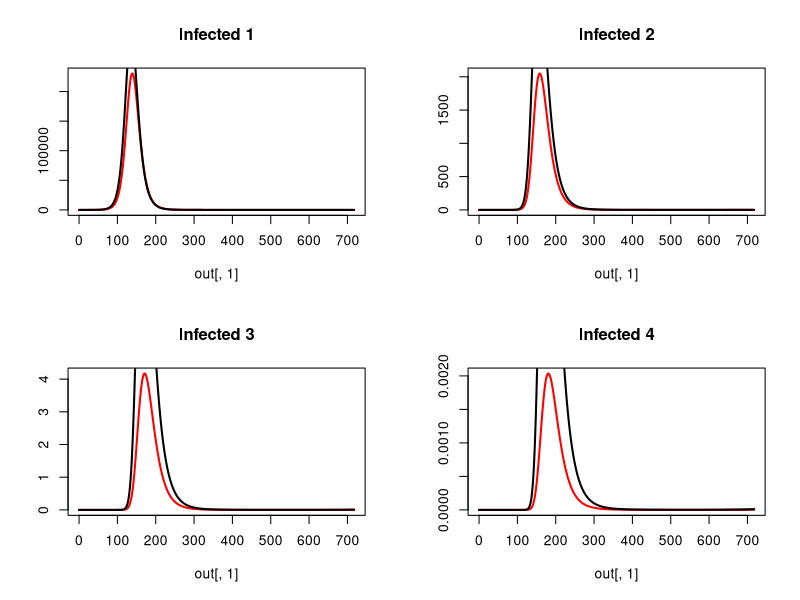

The R script that drew this image:
############################
#CRC info
############################
args = commandArgs(TRUE)
input = as.numeric(args[1])
vac.vec = seq(from = 0, to = 2, by = .1)
vac = c(rep(0,8), vac.vec[input], rep(0,19))

library(deSolve)

############################
#Initial condidtions and parameters
############################
percentage_vec <- c(rep(1.8,5), rep(1.8,5), rep(1.84,5), rep(1.86,5),
                    17.2, 15, 12.7, 8.8, 5.5, 2.8, 1.3, 0.2)
percentage_vec <- percentage_vec / 100
initial_conditions <- as.data.frame(matrix(NA, nrow = 28*4, ncol = 3))
initial_conditions[,2] <- rep(1:28,4)
for(i in 1:4){
  x <- i - 1
  initial_conditions[x*(28) + (1:28),1] <- rep(i,28)
}
initial_conditions[,3] <- rep(percentage_vec,4)

susceptible_init_h <- cbind(initial_conditions[,1], initial_conditions[,2], rep(NA, 112))
susceptible_init_h[,3] <- c(initial_conditions[1:28,3] * 6 *10^6, initial_conditions[29:56,3] * 0, 
                            initial_conditions[57:84,3] * 0, initial_conditions[85:112,3] * 0)
susceptible_init_l <- cbind(initial_conditions[,1], initial_conditions[,2], rep(NA, 112))
susceptible_init_l[,3] <- c(initial_conditions[1:28,3] * 6 *10^6, initial_conditions[29:56,3] * 0, 
                            initial_conditions[57:84,3] * 0, initial_conditions[85:112,3] * 0)

infected_init_h <- cbind(initial_conditions[,1], initial_conditions[,2], rep(NA, 112))
infected_init_h[,3] <- c(initial_conditions[1:28,3] * 1, initial_conditions[29:56,3] * 0, 
                         initial_conditions[57:84,3] * 0, initial_conditions[85:112,3] * 0)
infected_init_l <- cbind(initial_conditions[,1], initial_conditions[,2], rep(NA, 112))
infected_init_l[,3] <- c(initial_conditions[1:28,3] * 1, initial_conditions[29:56,3] * 0, 
                         initial_conditions[57:84,3] * 0, initial_conditions[85:112,3] * 0)

recovered_init_h <- cbind(initial_conditions[,1], initial_conditions[,2], rep(NA, 112))
recovered_init_h[,3] <- c(initial_conditions[1:28,3] * 0, initial_conditions[29:56,3] * 0, 
                          initial_conditions[57:84,3] * 0, initial_conditions[85:112,3] * 0)
recovered_init_l <- cbind(initial_conditions[,1], initial_conditions[,2], rep(NA, 112))
recovered_init_l[,3] <- c(initial_conditions[1:28,3] * 0, initial_conditions[29:56,3] * 0, 
                          initial_conditions[57:84,3] * 0, initial_conditions[85:112,3] * 0)


susceptible_h <- function(exposure){
  x <- exposure - 1
  susceptible <- c(susceptible_init_h[(x * 28) + 1:28,3])
}
susceptible_total_h <- sum(susceptible_h(1) + susceptible_h(2) + susceptible_h(3) + susceptible_h(4))
susceptible_l <- function(exposure){
  x <- exposure - 1
  susceptible <- c(susceptible_init_l[(x * 28) + 1:28,3])
}
susceptible_total_l <- sum(susceptible_l(1) + susceptible_l(2) + susceptible_l(3) + susceptible_l(4))

infected_h <- function(exposure){
  x <- exposure - 1
  infected <- c(infected_init_h[(x * 28) + 1:28,3])
} 
infected_total_h <- sum(infected_h(1) + infected_h(2) + infected_h(3) + infected_h(4))
infected_l <- function(exposure){
  x <- exposure - 1
  infected <- c(infected_init_l[(x * 28) + 1:28,3])
} 
infected_total_l <- sum(infected_l(1) + infected_l(2) + infected_l(3) + infected_l(4))

recovered_h <- function(exposure){
  x <- exposure - 1
  recovered <- c(recovered_init_h[(x * 28) + 1:28,3])
} 
recovered_total_h <- sum(recovered_h(1) + recovered_h(2) + recovered_h(3) + recovered_h(4))
recovered_l <- function(exposure){
  x <- exposure - 1
  recovered <- c(recovered_init_l[(x * 28) + 1:28,3])
} 
recovered_total_l <- sum(recovered_l(1) + recovered_l(2) + recovered_l(3) + recovered_l(4))

population_h <- sum(susceptible_total_h + infected_total_h + recovered_total_h)
population_l <- sum(susceptible_total_l + infected_total_l + recovered_total_l)


native <- c(rep(1, 7), rep(0.86, 9), rep(0.842, 4), 0.814, 0.7676, 0.7784, rep(0.809, 5))

parms <- c(beta_h = 0.3447,
           beta_l = 0.4529,
           gamma = 1/4,
           sigma = 1/(365 * 1.2),
           mu = 19 / (1000 * 365),
           delta = c((0.013 / 365), rep(0.001 / 365, 4), rep(0, 10), rep(0.001, 5), 
                     0.002 / 365, 0.0025 / 365, 
                     0.004 / 365, 0.0085 / 365,
                     0.0175 / 365, 0.0425 / 365,
                     0.114 / 365, 0.151 / 365),
           age_window = c(rep(1, 21), rep(10, 7)),
           native = c(rep(1, 7), rep(0.86, 9), rep(0.842, 4), 0.814, 0.7676, 0.7784, rep(0.809, 5)),
           travel <- 1 - native,
           vac_h = vac,
           vac_l = vac)

############################
#MODEL
############################
model <- function(t, y, parms){
  
  beta_h <- parms[1]
  beta_l <- parms[2]
  gamma <- parms[3]
  sigma <- parms[4]
  mu <- parms[5]
  delta <- parms[6:33]
  age_window <- parms[34:61]
  native <- parms[62:89]
  travel <- parms[90:117]
  vac_h <- ifelse(t>(365*30), parms[118:145], rep(0,28))
  vac_l <- ifelse(t>(365*30), parms[146:173], rep(0,28))
  
  
  S1_h <- y[1:28]
  I1_h <- y[29:56]
  R1_h <- y[57:84]
  S2_h <- y[85:112]
  I2_h <- y[113:140]
  R2_h <- y[141:168]
  S3_h <- y[169:196]
  I3_h <- y[197:224]
  R3_h <- y[225:252]
  S4_h <- y[253:280]
  I4_h <- y[281:308]
  R4_h <- y[309:336]
  
  S1_l <- y[337:364]
  I1_l <- y[365:392]
  R1_l <- y[393:420]
  S2_l <- y[421:448]
  I2_l <- y[449:476]
  R2_l <- y[477:504]
  S3_l <- y[505:532]
  I3_l <- y[533:560]
  R3_l <- y[561:588]
  S4_l <- y[589:616]
  I4_l <- y[617:644]
  R4_l <- y[645:672]
  
  FOI <- y[673]
  FOI_h <- y[674]
  FOI_l <- y[675]
  
  infected_total_h <- sum(sum(I1_h), sum(I2_h), sum(I3_h), sum(I4_h))
  population_h <- y[1:336]
  pop_h <- sum(population_h)
  infected_total_l <- sum(sum(I1_l), sum(I2_l), sum(I3_l), sum(I4_l))
  population_l <- y[337:672]
  pop_l <- sum(population_l)
  
  effective_population_h <- population_h + rep(travel,12) * population_l
  effective_population_h <- sum(effective_population_h)
  effective_population_l <- population_l + rep(travel,12) * population_h
  effective_population_l <- sum(effective_population_l)
  
  #first infection
  dS1_h <-  
    mu * c(pop_h, rep(0,27)) +
    c(0, 1/365 / head(age_window, -1) * head(S1_h, -1)) -
    c(1/365 / head(age_window, -1) * head(S1_h, -1), 0) -
    native * S1_h * (beta_h * infected_total_h / effective_population_h) -
    travel * S1_h * (beta_l * infected_total_l / effective_population_l) -
    S1_h * delta -
    S1_h * vac_h
  dS1_l <-  
    mu * c(pop_l, rep(0,27)) +
    c(0, 1/365 / head(age_window, -1) * head(S1_l, -1)) -
    c(1/365 / head(age_window, -1) * head(S1_l, -1), 0) -
    travel * S1_l * (beta_h * infected_total_h / effective_population_h) -
    native * S1_l * (beta_l * infected_total_l / effective_population_l) -
    S1_l * delta - 
    S1_l * vac_l
  
  dI1_h <- 
    native * S1_h * (beta_h * infected_total_h / effective_population_h) +
    travel * S1_h * (beta_l * infected_total_l / effective_population_l) +
    c(0, 1/365 / head(age_window, -1) * head(I1_h, -1)) -
    c(1/365 / head(age_window, -1) * head(I1_h, -1), 0) -
    I1_h * gamma -
    I1_h * delta
  dI1_l <- 
    travel * S1_l * (beta_h * infected_total_h / effective_population_h) +
    native * S1_l * (beta_l * infected_total_l / effective_population_l) +
    c(0, 1/365 / head(age_window, -1) * head(I1_l, -1)) -
    c(1/365 / head(age_window, -1) * head(I1_l, -1), 0) -
    I1_l * gamma -
    I1_l * delta
  
  FOI <- FOI + (sum(dI1_h+dI1_l) / (sum(dS1_h+dS1_l) + 1))
  FOI_h <- FOI_h + (sum(dI1_h) / (sum(dS1_h)+1))
  FOI_l <- FOI_l + (sum(dI1_l) / (sum(dS1_l)+1))
  
  dR1_h <-
    I1_h * gamma +
    c(0, 1/365 / head(age_window, -1) * head(R1_h, -1)) -
    c(1/365 / head(age_window, -1) * head(R1_h, -1), 0) -
    R1_h * sigma -
    R1_h * delta +
    S1_h * vac_h - 
    R1_h * vac_h
  dR1_l <-
    I1_l * gamma +
    c(0, 1/365 / head(age_window, -1) * head(R1_l, -1)) -
    c(1/365 / head(age_window, -1) * head(R1_l, -1), 0) -
    R1_l * sigma -
    R1_l * delta +
    S1_l * vac_l - 
    R1_l * vac_l
  
  #second infection
  dS2_h <- 
    R1_h * sigma +
    c(0, 1/365 / head(age_window, -1) * head(S2_h, -1)) -
    c(1/365 / head(age_window, -1) * head(S2_h, -1), 0) -
    native * S2_h * (0.75 * beta_h * infected_total_h / effective_population_h) -
    travel * S2_h * (0.75 * beta_l * infected_total_l / effective_population_l) -
    S2_h * delta - 
    S2_h * vac_h
  dS2_l <- 
    R1_l * sigma +
    c(0, 1/365 / head(age_window, -1) * head(S2_l, -1)) -
    c(1/365 / head(age_window, -1) * head(S2_l, -1), 0) -
    travel * S2_l * (0.75 * beta_h * infected_total_h / effective_population_h) -
    native * S2_l * (0.75 * beta_l * infected_total_l / effective_population_l) -
    S2_l * delta - 
    S2_l * vac_l
  
  dI2_h <- 
    native * S2_h * (0.75 * beta_h * infected_total_h / effective_population_h) +
    travel * S2_h * (0.75 * beta_l * infected_total_l / effective_population_l) +
    c(0, 1/365 / head(age_window, -1) * head(I2_h, -1)) -
    c(1/365 / head(age_window, -1) * head(I2_h, -1), 0) -
    I2_h * gamma -
    I2_h * delta
  dI2_l <- 
    travel * S2_l * (0.75 * beta_h * infected_total_h / effective_population_h) +
    native * S2_l * (0.75 * beta_l * infected_total_l / effective_population_l) +
    c(0, 1/365 / head(age_window, -1) * head(I2_l, -1)) -
    c(1/365 / head(age_window, -1) * head(I2_l, -1), 0) -
    I2_l * gamma -
    I2_l * delta
  
  FOI <- FOI + (sum(dI2_h+dI2_l) / (sum(dS2_h+dS2_l) + 1))
  FOI_h <- FOI_h + (sum(dI2_h) / (sum(dS2_h)+1))
  FOI_l <- FOI_l + (sum(dI2_l) / (sum(dS2_l)+1))
  
  dR2_h <-  
    I2_h * gamma +  
    c(0, 1/365 / head(age_window, -1) * head(R2_h, -1)) -
    c(1/365 / head(age_window, -1) * head(R2_h, -1), 0) -
    R2_h * sigma -
    R2_h * delta +
    R1_h * vac_h +
    S2_h * vac_h -
    R2_h * vac_h
  dR2_l <-  
    I2_l * gamma +  
    c(0, 1/365 / head(age_window, -1) * head(R2_l, -1)) -
    c(1/365 / head(age_window, -1) * head(R2_l, -1), 0) -
    R2_l * sigma -
    R2_l * delta + 
    R1_l * vac_l +
    S2_l * vac_l -
    R2_l * vac_l
  
  #third infection
  dS3_h <- 
    R2_h * sigma + 
    c(0, 1/365 / head(age_window, -1) * head(S3_h, -1)) -
    c(1/365 / head(age_window, -1) * head(S3_h, -1), 0) -
    native * S3_h * (0.5 * beta_h * infected_total_h / effective_population_h) -
    travel * S3_h * (0.5 * beta_l * infected_total_l / effective_population_l) -
    S3_h * delta -
    S3_h * vac_h
  dS3_l <- 
    R2_l * sigma + 
    c(0, 1/365 / head(age_window, -1) * head(S3_l, -1)) -
    c(1/365 / head(age_window, -1) * head(S3_l, -1), 0) -
    travel * S3_l * (0.5 * beta_h * infected_total_h / effective_population_h) -
    native * S3_l * (0.5 * beta_l * infected_total_l / effective_population_l) -
    S3_l * delta -
    S3_l * vac_l
  
  dI3_h <- 
    native * S3_h * (0.5 * beta_h * infected_total_h / effective_population_h) +
    travel * S3_h * (0.5 * beta_l * infected_total_l / effective_population_l) +
    c(0, 1/365 / head(age_window, -1) * head(I3_h, -1)) -
    c(1/365 / head(age_window, -1) * head(I3_h, -1), 0) -
    I3_h * gamma -
    I3_h * delta
  dI3_l <- 
    travel * S3_l * (0.5 * beta_h * infected_total_h / effective_population_h) +
    native * S3_l * (0.5 * beta_l * infected_total_l / effective_population_l) +
    c(0, 1/365 / head(age_window, -1) * head(I3_l, -1)) -
    c(1/365 / head(age_window, -1) * head(I3_l, -1), 0) -
    I3_l * gamma -
    I3_l * delta
  
  FOI <- FOI + (sum(dI3_h+dI1_l) / (sum(dS3_h+dS3_l) + 1))
  FOI_h <- FOI_h + (sum(dI3_h) / (sum(dS3_h)+1))
  FOI_l <- FOI_l + (sum(dI3_l) / (sum(dS3_l)+1))
  
  dR3_h <- 
    I3_h * gamma +
    c(0, 1/365 / head(age_window, -1) * head(R3_h, -1)) -
    c(1/365 / head(age_window, -1) * head(R3_h, -1), 0) -
    R3_h * sigma -
    R3_h * delta + 
    R2_h * vac_h +
    S3_h * vac_h -
    R3_h * vac_h
  dR3_l <- 
    I3_l * gamma +
    c(0, 1/365 / head(age_window, -1) * head(R3_l, -1)) -
    c(1/365 / head(age_window, -1) * head(R3_l, -1), 0) -
    R3_l * sigma -
    R3_l * delta +
    R3_l * vac_l +
    S3_l * vac_l - 
    R3_l * vac_l
  
  #fourth infection
  dS4_h <- 
    R3_h * sigma +
    c(0, 1/365 / head(age_window, -1) * head(S4_h, -1)) -
    c(1/365 / head(age_window, -1) * head(S4_h, -1), 0) -
    native * S4_h * (0.25 * beta_h * infected_total_h / effective_population_h) -
    travel * S4_h * (0.25 * beta_l * infected_total_l / effective_population_l) -
    S4_h * delta - 
    S4_h * vac_h
  dS4_l <- 
    R3_l * sigma +
    c(0, 1/365 / head(age_window, -1) * head(S4_l, -1)) -
    c(1/365 / head(age_window, -1) * head(S4_l, -1), 0) -
    travel * S4_l * (0.25 * beta_h * infected_total_h / effective_population_h) -
    native * S4_l * (0.25 * beta_l * infected_total_l / effective_population_l) -
    S4_l * delta - 
    S4_l * vac_l
  
  dI4_h <- 
    native * S4_h * (0.25 * beta_h * infected_total_h / effective_population_h) +
    travel * S4_h * (0.25 * beta_l * infected_total_l / effective_population_l) +
    c(0, 1/365 / head(age_window, -1) * head(I4_h, -1)) -
    c(1/365 / head(age_window, -1) * head(I4_h, -1), 0) -
    I4_h * gamma -
    I4_h * delta
  dI4_l <- 
    travel * S4_l * (0.25 * beta_h * infected_total_h / effective_population_h) +
    native * S4_l * (0.25 * beta_l * infected_total_l / effective_population_l) +
    c(0, 1/365 / head(age_window, -1) * head(I4_l, -1)) -
    c(1/365 / head(age_window, -1) * head(I4_l, -1), 0) -
    I4_l * gamma -
    I4_l * delta
  
  FOI <- FOI + (sum(dI4_h+dI4_l) / (sum(dS4_h+dS4_l) + 1))
  FOI_h <- FOI_h + (sum(dI4_h) / (sum(dS4_h)+1))
  FOI_l <- FOI_l + (sum(dI4_l) / (sum(dS4_l)+1))
  
  dR4_h <- 
    I4_h * gamma +
    c(0, 1/365 / head(age_window, -1) * head(R4_h, -1)) -
    c(1/365 / head(age_window, -1) * head(R4_h, -1), 0) -
    R4_h * delta +
    R3_h * vac_h +
    S4_h * vac_h
  dR4_l <- 
    I4_l * gamma +
    c(0, 1/365 / head(age_window, -1) * head(R4_l, -1)) -
    c(1/365 / head(age_window, -1) * head(R4_l, -1), 0) -
    R4_l * delta + 
    R3_l * vac_l +
    S4_l * vac_l
  
  
  list(c(dS1_h, dI1_h, dR1_h,
         dS2_h, dI2_h, dR2_h,
         dS3_h, dI3_h, dR3_h,
         dS4_h, dI4_h, dR4_h,
         dS1_l, dI1_l, dR1_l,
         dS2_l, dI2_l, dR2_l,
         dS3_l, dI3_l, dR3_l,
         dS4_l, dI4_l, dR4_l, 
         FOI, FOI_h, FOI_l))
  
}

############################
#RUN MODEL
############################
y_init <- c(susceptible_h(1), infected_h(1), recovered_h(1),
            susceptible_h(2), infected_h(2), recovered_h(2),
            susceptible_h(3), infected_h(3), recovered_h(3),
            susceptible_h(4), infected_h(4), recovered_h(4),
            susceptible_l(1), infected_l(1), recovered_l(1),
            susceptible_l(2), infected_l(2), recovered_l(2),
            susceptible_l(3), infected_l(3), recovered_l(3),
            susceptible_l(4), infected_l(4), recovered_l(4),
            0, 0, 0)
times <- seq(from = 0, to = 365 * 50, by = .1)
out <- ode(times = times, y = y_init, func = model, parms = parms)

############################
#PROCESSING
############################
png(filename = paste('infections_', input, '.png', sep = ''))
par(mfrow = c(2,2))
infected_names <- c("Infected 1", "Infected 2", "Infected 3", "Infected 4")
for(i in 0:3){
  x <- 2 + 3 * i
  y <- x + 12
  legend_y <- max(rowSums(out[,(1+(x-1)*28+1):(1+(x)*28)]))
  {plot(out[,1],rowSums(out[,(1+(x-1)*28+1):(1+(x)*28)]),type='l', 
        col = "red", lwd = 2, ylab = '',
        main = infected_names[i + 1])
    lines(out[,1],rowSums(out[,(1+(y-1)*28+1):(1+(y)*28)]),type='l', lwd = 2)
    legend(8000, (2/3) * legend_y, legend=c("High SES", "Low SES"),
           col=c("red", "black"), lwd = c(2,2), cex=0.8)
  }}
dev.off()


############################
#OUTPUT
############################
out_last <- out[nrow(out),]
FOI <- out[,674]
FOI_h <- out[,675]
FOI_l <- out[,676]
save(out_last, file = paste('output_', input, '.RData', sep = ''))
save(FOI, file = paste('FOI_', input, '.RData', sep = ''))
save(FOI_h, file = paste('FOI.h_', input, '.RData', sep = ''))
save(FOI_l, file = paste('FOI.l_', input, '.RData', sep = ''))
